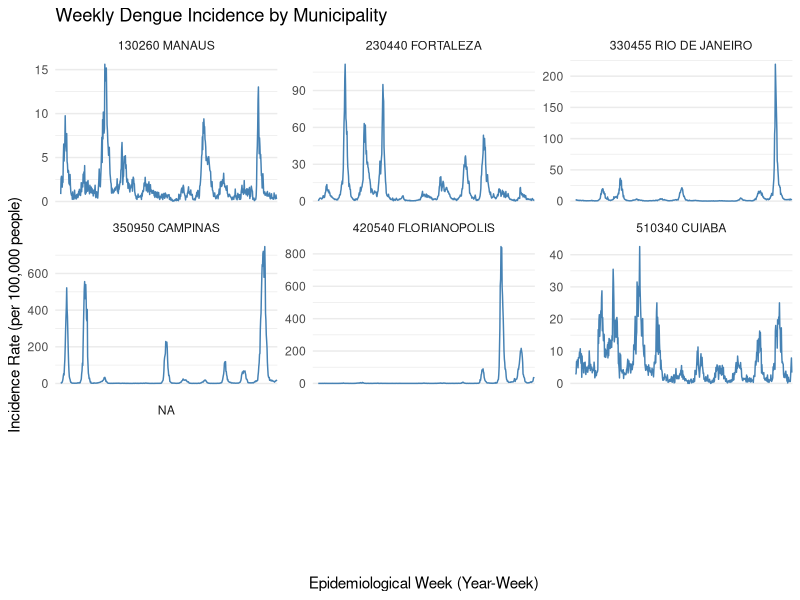
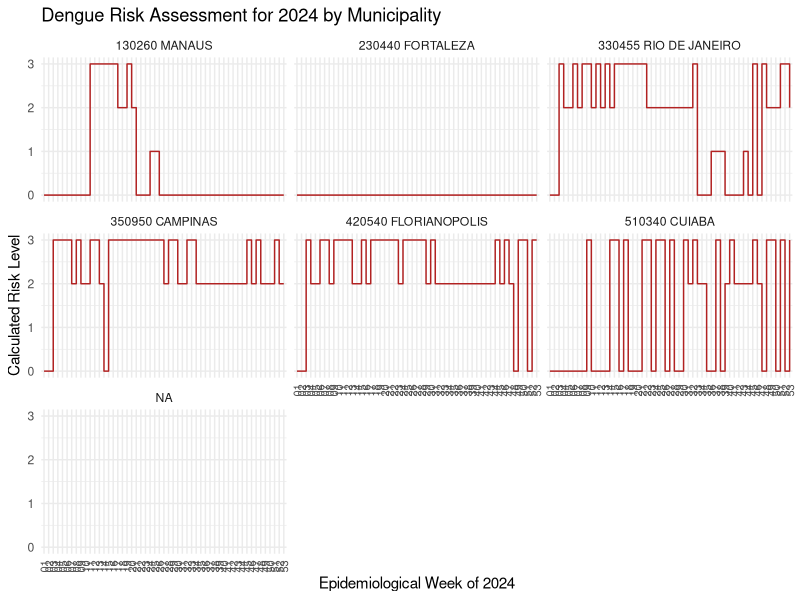
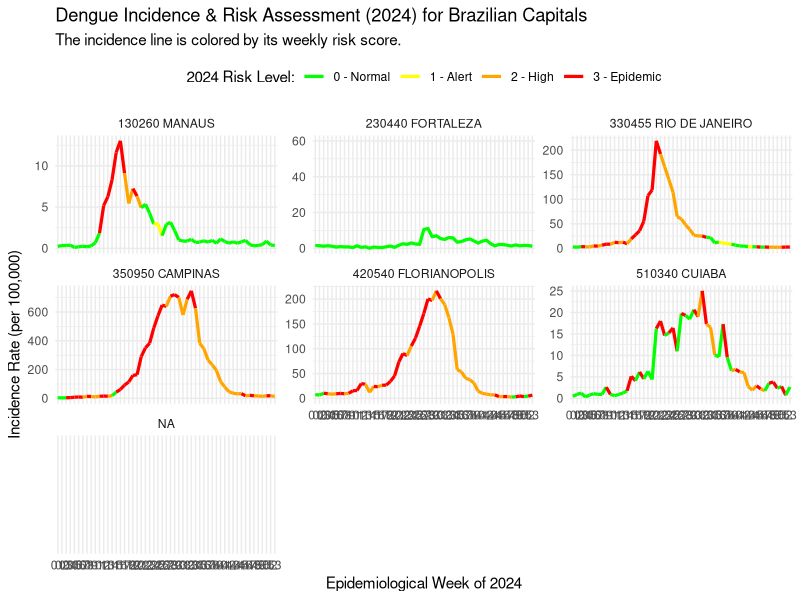
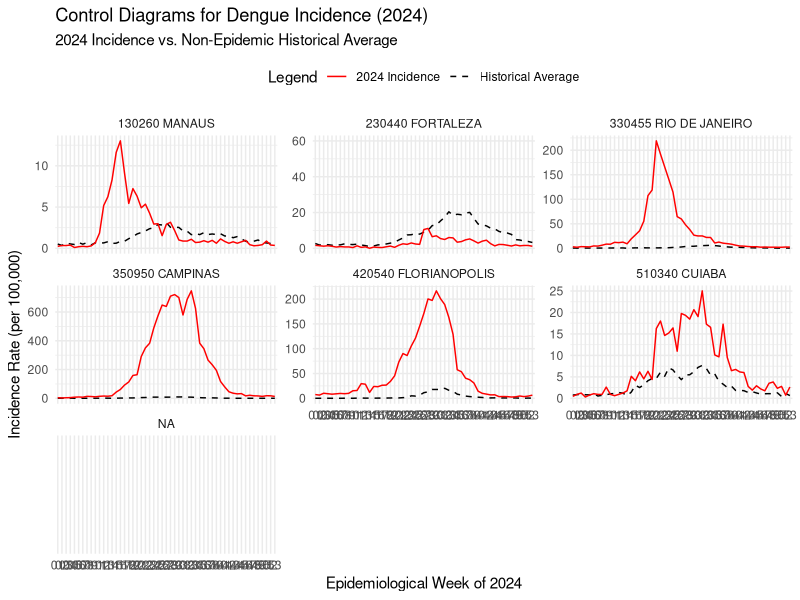

Write the R code that produced these figures, in order. (Note: this script raises an error after producing the figures.)
## ---- chunk 1
knitr::opts_chunk$set(echo = T, warning = F)
library(tidyverse)
library(lubridate)
library(zoo)
library(ggplot2)
library(here)
library(haven)
library(lubridate)
library(readr)
## ---- chunk 2
dengue_full <- read_csv(here("dengue/Dengue_Provaveis_2014_2024.csv")) %>% 
  mutate(epidemiologic_week = paste0(year, "w", week))

# Epidemiological week starting on the first week of the winter
epiweek40 <- read_dta(
  here("dengue/epidemiological_week_startsweek40.dta")) 
## ---- chunk 3
 ## Grouping by municipality and epidemiological week
dengue_df <- dengue_full %>% 
  # Correctly group by municipality, year, and week first
  group_by(municipality, year, week) %>% 
  summarise(
    cases = sum(likely_cases, na.rm = TRUE),
    population = sum(population, na.rm = TRUE), 
    deaths = sum(deaths, na.rm = TRUE),
    .groups = "drop"
  ) %>%
  mutate(
    incidence = ifelse(population > 0, cases / (population / 100000), 0),
    wy = paste0(year, "w", as.integer(week))
  ) %>%
  full_join(epiweek40, by = "wy") %>%
  # IMPORTANT FIX: Group by municipality BEFORE arranging and filling NAs
  group_by(municipality) %>%
  arrange(year_week40, epidemiologic_week_startsweek40) %>% 
  mutate(
    # Use across() to apply na.locf cleanly to several columns
    across(c(year, cases, population, deaths, incidence), ~ zoo::na.locf(., na.rm = FALSE)),
    yw = as.character(paste0(year_week40,"-", epidemiologic_week_startsweek40)),
    epi_label = paste0(year_week40, "w", epidemiologic_week_startsweek40)
  ) %>%
  # Ungroup at the end to have a clean, final dataframe
  ungroup()
## ---- chunk 4
perform_risk_analysis <- function(df, analysis_year = 2024) {
  # Defines a function that takes a dataframe 'df' and an 'analysis_year'.

  tryCatch({
    # If an error occurs, the code will jump to the 'error' section at the end.

    # === Part 1: Identify Epidemic Years based on Risk Score ===
    # The goal of this part is to analyze all historical data to determine which years behaved like epidemics.

    # Create a preliminary endemic channel using ALL historical data.
    preliminary_channel <- df %>%
      # 1. Select only data from years before the analysis_year.
      filter(year_week40 < analysis_year) %>%
      # 2. Group data by the epidemiological week number.
      group_by(week2 = epidemiologic_week_startsweek40) %>%
      # 3. For each week, calculate the historical average and standard deviation of incidence.
      summarise(avg_incidence = mean(incidence, na.rm = TRUE), sd_incidence = sd(incidence, na.rm = TRUE), .groups = "drop") %>%
      # 4. Calculate the upper alert threshold (95% confidence interval).
      mutate(high = avg_incidence + (1.96 * sd_incidence))

    # Check if there is enough historical data to proceed.
    if(nrow(preliminary_channel) == 0) return(NULL)

    # Assess all historical years against the preliminary channel to find epidemic years.
    risk_all_years <- df %>%
      # 1. Select only historical data.
      filter(year_week40 < analysis_year) %>%
      # 2. Add the calculated avg_incidence and high threshold to each row based on its week.
      left_join(preliminary_channel, by = c("epidemiologic_week_startsweek40" = "week2")) %>%
      # 3. Group the data by year to analyze each year independently.
      group_by(year_week40) %>%
      # 4. Ensure weeks are sorted chronologically within each year.
      arrange(epidemiologic_week_startsweek40, .by_group = TRUE) %>%
      # 5. Create several new columns (triggers) based on different risk conditions.
      mutate(
        # Trigger: Is incidence above average but below the high threshold? (1=yes, 0=no)
        increasedincidence = ifelse(incidence > avg_incidence & incidence < high, 1, 0),
        # Trigger: Has 'increasedincidence' been true for 4 straight weeks?
        increasedincidence4weeks = zoo::rollapply(increasedincidence, 4, function(x) as.integer(all(x == 1)), fill = NA, align = "right"),
        # Trigger: Is incidence above the high threshold?
        increasedincidencehigh = ifelse(incidence > high, 1, 0),
        # Trigger: Has 'increasedincidencehigh' been true for 4 straight weeks?
        increasedincidencehigh4weeks = zoo::rollapply(increasedincidencehigh, 4, function(x) as.integer(all(x == 1)), fill = NA, align = "right"),
        # Trigger: Did deaths increase from the previous week?
        increaseddeath = ifelse(deaths > lag(deaths), 1, 0),
        # Trigger: Has 'increaseddeath' been true for 4 straight weeks?
        increaseddeath4w = zoo::rollapply(increaseddeath, 4, function(x) as.integer(all(x == 1)), fill = NA, align = "right"),
        # Calculate log of incidence to check for exponential growth.
        ln_incidence = ifelse(incidence > 0, log(incidence), 0),
        # Calculate the week-over-week change in log(incidence).
        exponentialgrowth = ln_incidence - dplyr::lag(ln_incidence),
        # Trigger: Is growth exponential AND is incidence above the high threshold?
        increasedexpgrowth = ifelse(exponentialgrowth > 0 & incidence > high, 1, 0),
        # Trigger: Has 'increaseddeath' been true for 5 straight weeks?
        increaseddeath5w = zoo::rollapply(increaseddeath, 5, function(x) as.integer(all(x == 1)), fill = NA, align = "right")
      ) %>%
      # Replace any NAs created by the rolling functions (at the start of the series) with 0.
      mutate(across(c(increasedincidence4weeks, increasedincidencehigh4weeks, increaseddeath4w, increasedexpgrowth, increaseddeath5w), ~replace_na(., 0))) %>%
      # Assign risk levels based on the triggers.
      mutate(
        # Risk Level 1: Sustained increase in cases.
        risk_level1 = if_else(increasedincidence4weeks == 1, 1L, 0L),
        # Risk Level 2: High alert for cases or sustained increase in deaths.
        risk_level2 = if_else(increasedincidencehigh4weeks == 1 | increaseddeath4w == 1, 2L, 0L),
        # Risk Level 3: Epidemic level based on exponential growth or prolonged increase in deaths.
        risk_level3 = if_else(increasedexpgrowth == 1 | increaseddeath5w == 1, 3L, 0L),
        # The final risk assessment for a week is the highest level triggered.
        riskassessment = pmax(risk_level1, risk_level2, risk_level3, na.rm = TRUE)
      )

    # From the historical assessment, create a list of years that hit risk level 3.
    epidemic_years <- risk_all_years %>% filter(riskassessment >= 3) %>% distinct(year_week40) %>% pull(year_week40)
    # Create a list of all available historical years.
    all_hist_years <- unique(df$year_week40[df$year_week40 < analysis_year])
    # Create the list of non-epidemic years by removing epidemic years from all historical years.
    non_epidemic_years <- all_hist_years[!all_hist_years %in% epidemic_years]
    # Select only the 5 most recent non-epidemic years for the final baseline.
    non_epidemic_years <- non_epidemic_years %>%
      sort() %>%
      tail(5)

    # Fallback condition:  Skips the municipality if there are not enough non-epidemic years to build a reliable baseline (at least 2 are needed).
    if (length(non_epidemic_years) < 2) {
      
      message(paste("Skipping municipality:", 
                    unique(df$municipality), 
                    "| Reason: Fewer than 2 non-epidemic years found."))
                    
      return(NULL) 
    }

    # === Part 2: Build Final Control Diagram and Assess the Current Year ===
    # The goal of this part is to use the clean "non-epidemic" years to build a
    # final, reliable baseline and assess the current analysis_year against it.

    # Isolate the incidence and death data for the current analysis_year.
    incidence_current_year <- df %>% filter(year_week40 == analysis_year) %>% transmute(incidence_current = incidence, deaths, week2 = epidemiologic_week_startsweek40)

    # Build the final, clean endemic channel.
    control_data <- df %>%
      # 1. IMPORTANT: Filter for only the selected non-epidemic years.
      filter(year_week40 %in% non_epidemic_years) %>%
      # 2. Group by week.
      group_by(week2 = epidemiologic_week_startsweek40) %>%
      # 3. Recalculate the average and standard deviation using this cleaner data.
      summarise(avg_incidence = mean(incidence, na.rm = TRUE), sd_incidence = sd(incidence, na.rm = TRUE), .groups = "drop") %>%
      # 4. Create the final upper and lower thresholds for the control diagram.
      mutate(high = avg_incidence + 1.96*sd_incidence, low = pmax(0, avg_incidence - 1.96*sd_incidence)) %>%
      # 5. Join the final channel data with the current year's data.
      left_join(incidence_current_year, by = "week2")

    # Perform the final risk assessment for the analysis_year.
    risk_final <- control_data %>%
      arrange(week2) %>%
      mutate(
        increasedincidence = ifelse(incidence_current > avg_incidence & incidence_current < high, 1, 0),
        increasedincidence4weeks = zoo::rollapply(increasedincidence, 4, function(x) as.integer(all(x==1)), fill=NA, align="right"),
        increasedincidencehigh = ifelse(incidence_current > high, 1, 0),
        increasedincidencehigh4weeks = zoo::rollapply(increasedincidencehigh, 4, function(x)as.integer(all(x==1)), fill=NA, align="right"),
        increaseddeath = ifelse(deaths > lag(deaths), 1, 0),
        increaseddeath4w = zoo::rollapply(increaseddeath, 4, function(x) as.integer(all(x==1)), fill=NA, align="right"),
        ln_incidence = ifelse(incidence_current > 0, log(incidence_current), 0),
        exponentialgrowth = ln_incidence - dplyr::lag(ln_incidence),
        increasedexpgrowth = ifelse(exponentialgrowth > 0 & incidence_current > high, 1, 0),
        increaseddeath5w = zoo::rollapply(increaseddeath, 5, function(x) as.integer(all(x==1)), fill=NA, align="right")
      ) %>%
      mutate(across(c(increasedincidence4weeks, increasedincidencehigh4weeks, increaseddeath4w, increasedexpgrowth, increaseddeath5w), ~replace_na(., 0))) %>%
      mutate(
        risk_level1 = if_else(increasedincidence4weeks == 1, 1L, 0L),
        risk_level2 = if_else(increasedincidencehigh4weeks == 1 | increaseddeath4w == 1, 2L, 0L),
        risk_level3 = if_else(increasedexpgrowth == 1 | increaseddeath5w == 1, 3L, 0L),
        riskassessment = pmax(risk_level1, risk_level2, risk_level3, na.rm = TRUE)
      )

    # Return the results as a list containing two objects.
    return(list(risk_final = risk_final, epidemic_years = epidemic_years))

  }, error = function(e) {
    # If any error occurred in the 'try' block, this code will run.
    message(paste("Could not process municipality:", unique(df$municipality), "| Error:", e$message))
    return(NULL)
  })
}
## ---- chunk 5
# Nest the data, creating a list-column with a dataframe for each municipality
nested_data <- dengue_df %>%
  group_by(municipality) %>%
  nest()

# Apply function to each nested dataframe
results <- nested_data %>%
  mutate(risk_analysis_results = map(data, perform_risk_analysis))

# Unnest the results for the 2024 risk assessment
risk_2024 <- results %>%
  # Safely extract the 'risk_final' tibble from the list
  mutate(risk_data = map(risk_analysis_results, ~ .x$risk_final)) %>%
  select(municipality, risk_data) %>%
  unnest(cols = c(risk_data))
## ---- chunk 6
# Helper function to safely extract epidemic years from the results list
extract_epidemic_years <- function(model_output) {
  if (!is.null(model_output) && "epidemic_years" %in% names(model_output)) {
    if (length(model_output$epidemic_years) > 0) {
      return(tibble(epidemic_year = as.character(model_output$epidemic_years)))
    }
  }
  return(tibble(epidemic_year = character(0)))
}

# Extract and unnest the epidemic years data
epidemic_years_data <- results %>%
  mutate(epidemic_years = map(risk_analysis_results, extract_epidemic_years)) %>%
  select(municipality, epidemic_years) %>%
  unnest(cols = c(epidemic_years))

# Create a summary table
epidemic_summary_table <- epidemic_years_data %>%
  group_by(municipality) %>%
  summarise(
    epidemic_years_list = paste(sort(unique(epidemic_year)), collapse = ", "),
    .groups = "drop"
  ) %>%
  rename(
    `Municipality` = municipality,
    `Epidemic Years` = epidemic_years_list
  )

# Table
knitr::kable(epidemic_summary_table, caption = "Epidemic Years of Dengue by Municipality")
## ---- chunk 7
ggplot(dengue_df, aes(x = yw, y = incidence, group = 1)) +
  geom_line(color = "steelblue") +
  facet_wrap(~ municipality, scales = "free_y") + 
  labs(
    title = "Weekly Dengue Incidence by Municipality",
    x = "Epidemiological Week (Year-Week)",
    y = "Incidence Rate (per 100,000 people)"
  ) +
  scale_x_discrete(breaks = levels(dengue_df$yw)[seq(1, length(levels(dengue_df$yw)))]) +
  theme_minimal() +
  theme(axis.text.x = element_text(angle = 90, vjust = 0.5, size = 8))
## ---- chunk 8
ggplot(risk_2024, aes(x = week2, y = riskassessment, group = 1)) +
  # geom_step is great for visualizing discrete changes in risk level
  geom_step(color = "firebrick") + 
  # Create a separate plot for each municipality
  facet_wrap(~ municipality) + 
  labs(
    title = "Dengue Risk Assessment for 2024 by Municipality",
    x = "Epidemiological Week of 2024",
    y = "Calculated Risk Level"
  ) +
  scale_y_continuous(breaks = 0:3, limits = c(0, 3)) + 
  theme_minimal() +
  theme(axis.text.x = element_text(angle = 90, vjust = 0.5, size = 8))
## ---- chunk 9
risk_colors <- c(
  "0" = "green",
  "1" = "yellow",
  "2" = "orange",
  "3" = "red"
)

ggplot(risk_2024, aes(x = week2)) +
  
  # The historical endemic channel (grey ribbon and dashed line)
  geom_ribbon(aes(ymin = low, ymax = high), fill = "grey80", alpha = 0.6) +
  geom_line(aes(y = avg_incidence), linetype = "dashed", color = "black") +
  
  # The 2024 incidence line, with color mapped to risk level
  geom_line(aes(y = incidence_current, color = as.factor(riskassessment), group = 1), size = 1.1) +
  
  # Creating a grid of plots
  facet_wrap(~ municipality, scales = "free_y") +
  
  # Apply custom color scale and labels
  scale_color_manual(
    name = "2024 Risk Level:", 
    values = risk_colors,
    labels = c("0 - Normal", "1 - Alert", "2 - High", "3 - Epidemic")
  ) +
  
  # Update titles and labels for the combined plot
  labs(
    title = "Dengue Incidence & Risk Assessment (2024) for Brazilian Capitals",
    subtitle = "The incidence line is colored by its weekly risk score.",
    y = "Incidence Rate (per 100,000)",
    x = "Epidemiological Week of 2024"
  ) +
  theme_minimal() +
  theme(legend.position = "top")
## ---- chunk 10
ggplot(risk_2024, aes(x = week2)) +
  
  # The historical endemic channel (grey ribbon)
  geom_ribbon(aes(ymin = low, ymax = high), fill = "lightblue", alpha = 0.8) +
  
  # The historical average line
  geom_line(aes(y = avg_incidence, linetype = "Historical Average", group = 1), color = "black") +
  
  # The 2024 incidence line
  geom_line(aes(y = incidence_current, linetype = "2024 Incidence", group = 1), color = "red") +
  
  # Create a grid of plots for each municipality
  facet_wrap(~ municipality, scales = "free_y") +
  
  # Customize the legend for clarity
  scale_linetype_manual(
    name = "Legend",
    values = c("Historical Average" = "dashed", "2024 Incidence" = "solid")
  ) +
  
  # Add titles and labels
  labs(
    title = "Control Diagrams for Dengue Incidence (2024)",
    subtitle = "2024 Incidence vs. Non-Epidemic Historical Average",
    y = "Incidence Rate (per 100,000)",
    x = "Epidemiological Week of 2024"
  ) +
  theme_minimal() +
  theme(legend.position = "top")
## ---- chunk 11
# Define the colors and labels for the legend
risk_colors <- c(
  "Endemic Channel Upper Limit" = "grey80",
  "0" = "green",
  "1" = "yellow",
  "2" = "orange",
  "3" = "red"
)

# Create the plot using a bar chart style
ggplot(risk_2024, aes(x = week2)) +
  
  # 1. Gray bars representing the upper limit of the endemic channel.
  # The 'fill' is now inside aes() to add it to the legend.
  geom_col(aes(y = high, fill = "Endemic Channel Upper Limit"), alpha = 0.9) +
  
  # 2. Colored bars for the 2024 incidence, based on risk level.
  geom_col(aes(y = incidence_current, fill = as.factor(riskassessment))) +

  # 3. Blue dashed line for the historical average.
  # MOVED to be last so it's drawn on top. 'color' is inside aes().
  geom_line(aes(y = avg_incidence, color = "blue", group = 1), 
            linetype = "dashed", 
            size = 1) +
  
  # Create a separate plot for each municipality
  facet_wrap(~ municipality, scales = "free_y") +
  
  # Apply the custom color scale for the BARS
  scale_fill_manual(
    name = "Risk Level & Baseline",
    values = all_fill_colors,
    # Manually set the labels for the risk levels
    labels = c("0" = "Level 0 - Normal", 
               "1" = "Level 1 - Alert", 
               "2" = "Level 2 - High",
               "3" = "Level 3 - Epidemic",
               "Endemic Channel Upper Limit" = "Endemic Channel Upper Limit")
  ) +

  # Apply the custom color scale for the LINE
  scale_color_manual(
    name = "Historical Average Incidence",
    values = "blue"
  ) +
  
  # Add titles and labels
  labs(
    title = "Risk Levels of Dengue Outbreak in 2024",
    subtitle = "Weekly incidence compared to the historical endemic channel (excluding epidemic years)",
    y = "Incidence Coefficient (per 100,000 inhabitants)",
    x = "Epidemiological Week"
  ) +
  theme_minimal() +
  theme(
    legend.position = "bottom",
    axis.text.x = element_text(angle = 90, vjust = 0.5, size = 8)
  )
